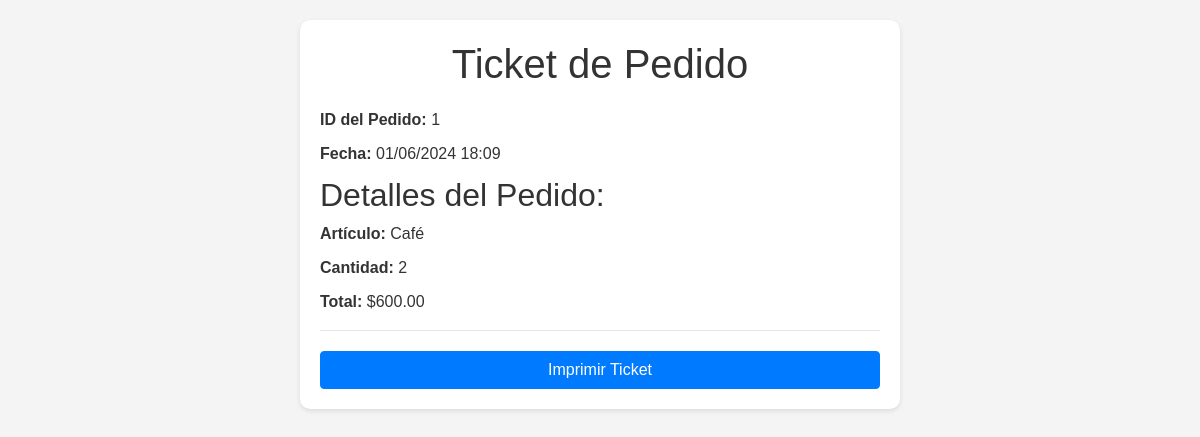
/ver_ticket.php?id_pedido=1, run on the app's committed database.
### tables this page shows
CREATE TABLE `articulos_en_pedidos` (
  `id` int(11) NOT NULL,
  `id_pedido` int(11) NOT NULL,
  `id_articulo` int(11) NOT NULL,
  `cantidad` int(11) NOT NULL,
  `total` decimal(10,2) NOT NULL
);

CREATE TABLE `ordenes` (
  `id_pedido` int(11) NOT NULL,
  `fecha` datetime NOT NULL
);

CREATE TABLE `items` (
  `id` int(11) NOT NULL,
  `nombre` varchar(255) NOT NULL,
  `precio` decimal(10,2) NOT NULL
);

### ver_ticket.php (the view, shortened to what this page needs)
<?php
include 'conectar.php';
$id_pedido = $_GET['id_pedido'];
$sql = "SELECT o.id_pedido, o.fecha, i.nombre, io.cantidad, io.total
        FROM ordenes o
        JOIN articulos_en_pedidos io ON o.id_pedido = io.id_pedido
        JOIN items i ON io.id_articulo = i.id
        WHERE o.id_pedido = ?";
$stmt = $conn->prepare($sql);
$stmt->bind_param("i", $id_pedido);
$stmt->execute();
$result = $stmt->get_result();
$articulos_pedido = [];
while ($row = $result->fetch_assoc()) {
    $row['fecha'] = date('d/m/Y H:i', strtotime($row['fecha']));
    $articulos_pedido[] = $row;
}
?>
<!DOCTYPE html>
<html lang="es">
<head>
    <link rel="stylesheet" href="https://maxcdn.bootstrapcdn.com/bootstrap/4.5.2/css/bootstrap.min.css">
</head>
<body>
    <div class="ticket">
        <h1>Ticket de Pedido</h1>
        <?php if (!empty($articulos_pedido)): ?>
            <div class="ticket-detail"><span>ID del Pedido:</span> <?php echo $articulos_pedido[0]['id_pedido']; ?></div>
            <div class="ticket-detail"><span>Fecha:</span> <?php echo $articulos_pedido[0]['fecha']; ?></div>
            <h2>Detalles del Pedido:</h2>
            <?php foreach ($articulos_pedido as $item): ?>
                <div class="ticket-detail"><span>Artículo:</span> <?php echo $item['nombre']; ?></div>
                <div class="ticket-detail"><span>Cantidad:</span> <?php echo $item['cantidad']; ?></div>
                <div class="ticket-detail"><span>Total:</span> $<?php echo $item['total']; ?></div>
                <hr>
            <?php endforeach; ?>
        <?php else: ?>
            <p>No se encontraron detalles para este pedido.</p>
        <?php endif; ?>
        <button class="btn btn-primary print-btn" onclick="window.print()">Imprimir Ticket</button>
    </div>
</body>
</html>

### ver_ticket.php (style rules this page uses)
body { font-family: Arial, sans-serif; background-color: #f4f4f4; color: #333; padding: 20px; }
.ticket { background-color: #fff; padding: 20px; border-radius: 10px; box-shadow: 0 2px 5px rgba(0,0,0,0.1); max-width: 600px; margin: 0 auto; }
h1 { text-align: center; margin-bottom: 20px; }
.ticket-detail { margin-bottom: 10px; }
.ticket-detail span { font-weight: bold; }
.print-btn { display: block; width: 100%; margin-top: 20px; }

### data on the page
articulos_en_pedidos: id_pedido.id_pedido "1", id_articulo.nombre "Café", cantidad "2", total "600.00"

### other printed values
$articulos_pedido[0]['fecha'] "01/06/2024 18:09"
